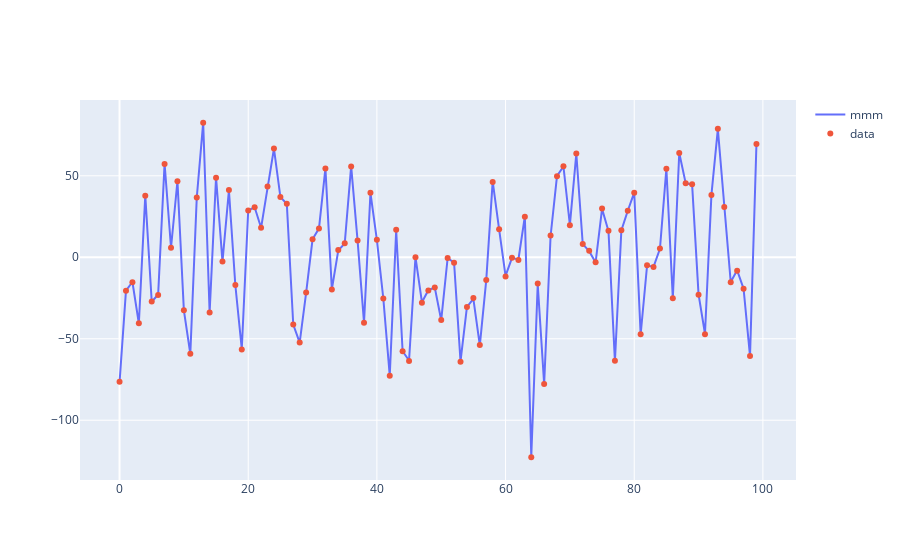

Notebook code for this chart:
### Code cell
if __name__ == '__main__':
    """plot best model"""
    GDM.model.x = r_df.loc[0,'x0']
    GDM.args = [r_df.loc[0, 'x']]
    y1 = GDM.predict(data_df)
    y2 = data_df['sales']

    y1 = GDM.predict(data_df)
    y2 = data_df['sales']

    fig = go.Figure()
    fig.add_trace(
        go.Scatter(x = y1.index, y = y1, name = 'mmm', mode='lines')
    )
    fig.add_trace(
        go.Scatter(x = y1.index, y = y2, name = 'data', mode='markers')
    )
    fig.show()
